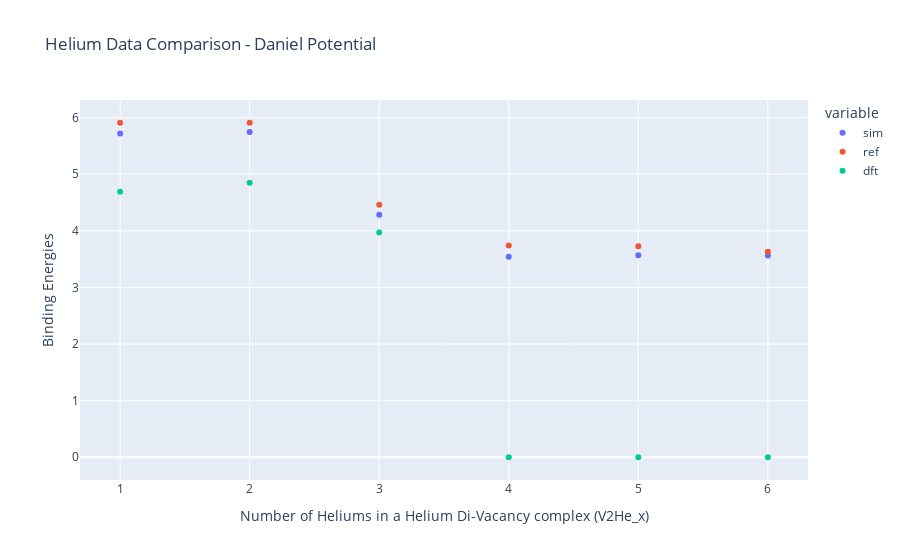

The cell this chart's notebook holds for it:
### Code cell
energy_lst = []

x = np.arange(7)

for i in x:

    energy = data['V_2H_0He_%d' % i]['energy_opt']

    energy_lst.append(energy)

energy_lst = np.array(energy_lst)

binding = {}

binding['sim'] = -np.diff(energy_lst) - perfect + he_int

binding['x'] = x[1:]

binding['ref'] = np.array([5.91, 5.91, 4.46, 3.74, 3.73, 3.63])

binding['dft'] = np.array([4.69, 4.85, 3.97, 0 ,0 ,0])

binding_df = pd.DataFrame(binding)

# Create a line plot using Plotly Express
fig = px.scatter(binding_df, x='x', y=['sim', 'ref', 'dft'],
              labels={'x': 'Number of Heliums in a Helium Di-Vacancy complex (V2He_x)', 'value': 'Binding Energies'},
              title='Helium Data Comparison - Daniel Potential')

# Show the plot
fig.show()

### Figure 1 — Plotly figure (JSON) as saved in the notebook; plotly's stock layout.template omitted (floating-point values rounded to 4 significant figures)
{"data": [{"hovertemplate": "variable=sim<br>Number of Heliums in a Helium Di-Vacancy complex (V2He_x)=%{x}<br>Binding Energies=%{y}<extra></extra>", "legendgroup": "sim", "marker": {"color": "#636efa", "symbol": "circle"}, "mode": "markers", "name": "sim", "orientation": "v", "showlegend": true, "type": "scatter", "x": [1, 2, 3, 4, 5, 6], "xaxis": "x", "y": [5.719, 5.747, 4.283, 3.543, 3.568, 3.564], "yaxis": "y"}, {"hovertemplate": "variable=ref<br>Number of Heliums in a Helium Di-Vacancy complex (V2He_x)=%{x}<br>Binding Energies=%{y}<extra></extra>", "legendgroup": "ref", "marker": {"color": "#EF553B", "symbol": "circle"}, "mode": "markers", "name": "ref", "orientation": "v", "showlegend": true, "type": "scatter", "x": [1, 2, 3, 4, 5, 6], "xaxis": "x", "y": [5.91, 5.91, 4.46, 3.74, 3.73, 3.63], "yaxis": "y"}, {"hovertemplate": "variable=dft<br>Number of Heliums in a Helium Di-Vacancy complex (V2He_x)=%{x}<br>Binding Energies=%{y}<extra></extra>", "legendgroup": "dft", "marker": {"color": "#00cc96", "symbol": "circle"}, "mode": "markers", "name": "dft", "orientation": "v", "showlegend": true, "type": "scatter", "x": [1, 2, 3, 4, 5, 6], "xaxis": "x", "y": [4.69, 4.85, 3.97, 0, 0, 0], "yaxis": "y"}], "layout": {"legend": {"title": {"text": "variable"}, "tracegroupgap": 0}, "title": {"text": "Helium Data Comparison - Daniel Potential"}, "xaxis": {"anchor": "y", "domain": [0, 1], "title": {"text": "Number of Heliums in a Helium Di-Vacancy complex (V2He_x)"}}, "yaxis": {"anchor": "x", "domain": [0, 1], "title": {"text": "Binding Energies"}}}}
